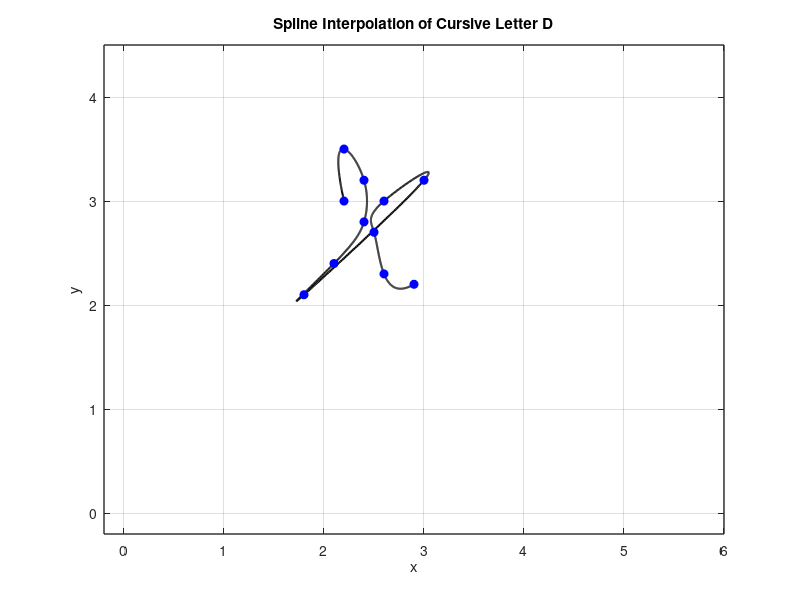

Source code (MATLAB):
x = [2.2 2.2 2.4 2.4 2.1 1.8 3.0 2.6 2.5 2.6 2.9];
y = [3 3.5 3.2 2.8 2.4 2.1 3.2 3.0 2.7 2.3 2.2];
n = length(x);
t = 0:n-1; % Parametric coordinate t
tt = 0:0.01:n-1; % More dense coordinate tt for spline interpolation

% Compute spline interpolation
xx = spline(t, x, tt);
yy = spline(t, y, tt);

% Plot settings
figure(1)
plot(xx, yy, 'k', 'LineWidth', 1.5) % plot spline
hold on
plot(x, y, 'bo', 'MarkerFaceColor', 'b') % plot data points
axis([-0.2 6 -0.2 4.5])
grid on
title('Spline Interpolation of Cursive Letter D')
xlabel('x')
ylabel('y')
set(gca, 'FontSize', 10, 'LineWidth', 1)
grid on
